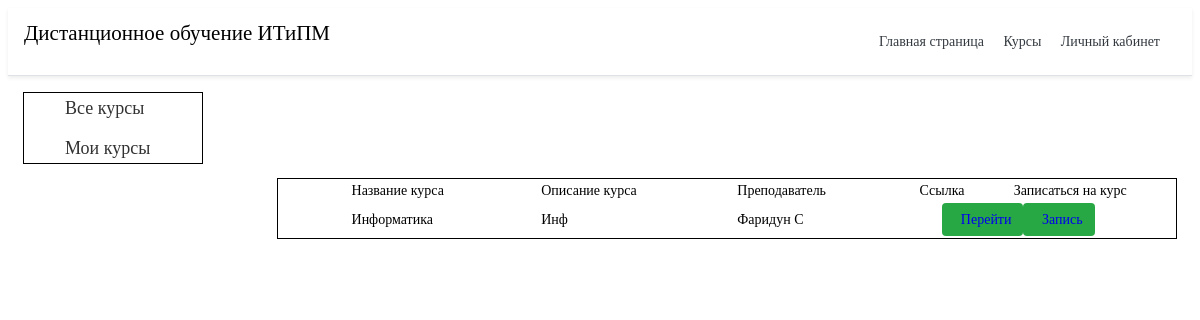
The page /course/user_course (signed in) on the database as committed earlier.
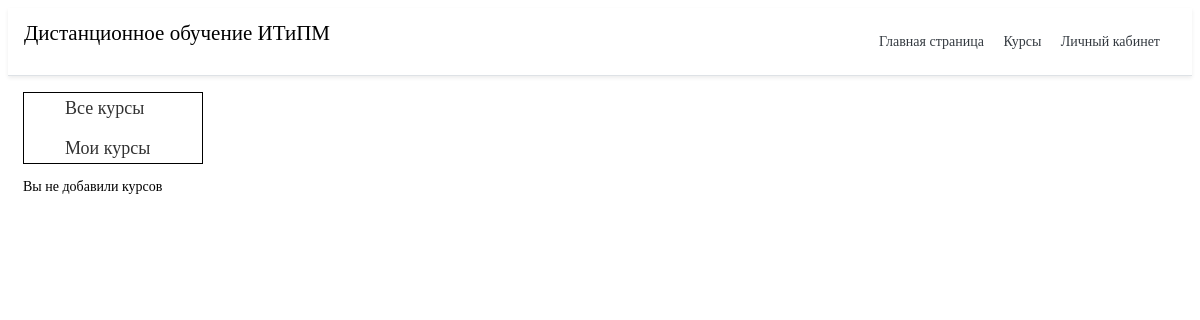
The same page on the database as committed later.
### cours/models.py (models this page shows, shortened)
class CoueseTable(models.Model):
    title = models.CharField('Название курса', max_length=75)
    task = models.TextField('Описание курса', max_length=250)
    teache = models.CharField('Преподаватель', max_length=50)
    users = models.ManyToManyField(User)
    class Meta:
        verbose_name = 'Курс'
        verbose_name_plural = 'Курсы'

### cours/views.py (the view)
# urls.py: path('user_course', views.user_cours, name = 'user_course'),
def user_cours(request):
    ku = CoueseTable.objects.order_by('id')
    return render(request, 'cours/user_cours.html', {'ku': ku})

### cours/templates/cours/user_cours.html (shortened to what this page needs)
{% extends 'main/base.html' %}
{% block content %}
<div class="menu_gl">
	<ul class="menu">
		<li><a class="cours_menu_a" href="#">Все курсы</a></li>
		<li><a href="#">Мои курсы</a></li>
	</ul>
</div>
{% if ku%}
{% for el in ku %}
<table>
	<tr>
		<table class="iksweb">
			<tbody>
				<tr>
					<td class="table_na">Название курса</td>
					<td class="table_na">Описание курса</td>
					<td class="table_na">Преподаватель</td>
					<td class="table_na">Ссылка</td>
					<td class="table_na">Записаться на курс</td>
				</tr>
				<tr>
					<td class="table_na">{{ el.title }}</td>
					<td class="table_na">{{ el.task }}</td>
					<td class="table_na">{{ el.teache }}</td>
					<td class="table_na">
					<td class="btn btn-success"><a href="{% url 'datail' el.id %}">Перейти</a></button></td>
					<td class="btn btn-success"><a href="{% url 'record'%}">Запись</a></button></td>
				</tr>
			</tbody>
		</table>
	</tr>
</table>
{%endfor%}
{% else %}
<p>Вы не добавили курсов</p>
{%endif%}
{% endblock %}

Rows that differ between the two databases and show on the page:
removed CoueseTable: title "Информатика", task "Инф", teache "Фаридун С"
Other text that changed with them:
text now shown: "Вы не добавили курсов"
